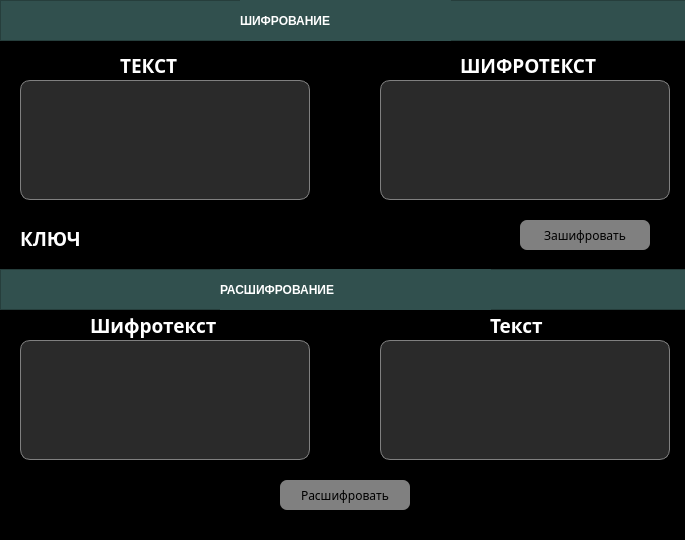
<?xml version="1.0" encoding="UTF-8"?>
<ui version="4.0">
 <class>MainWindow</class>
 <widget class="QMainWindow" name="MainWindow">
  <property name="geometry">
   <rect>
    <x>0</x>
    <y>0</y>
    <width>685</width>
    <height>540</height>
   </rect>
  </property>
  <property name="sizePolicy">
   <sizepolicy hsizetype="Fixed" vsizetype="Fixed">
    <horstretch>0</horstretch>
    <verstretch>0</verstretch>
   </sizepolicy>
  </property>
  <property name="minimumSize">
   <size>
    <width>685</width>
    <height>540</height>
   </size>
  </property>
  <property name="maximumSize">
   <size>
    <width>685</width>
    <height>540</height>
   </size>
  </property>
  <property name="windowTitle">
   <string>Ришелье</string>
  </property>
  <property name="styleSheet">
   <string notr="true">background-color: rgb(0, 0, 0);</string>
  </property>
  <widget class="QWidget" name="centralwidget">
   <property name="styleSheet">
    <string notr="true">background-color: rgb(0, 0,0);</string>
   </property>
   <widget class="QLabel" name="label_10">
    <property name="geometry">
     <rect>
      <x>490</x>
      <y>310</y>
      <width>61</width>
      <height>30</height>
     </rect>
    </property>
    <property name="font">
     <font>
      <family>Century Gothic</family>
      <pointsize>14</pointsize>
      <weight>87</weight>
      <italic>false</italic>
      <bold>true</bold>
     </font>
    </property>
    <property name="styleSheet">
     <string notr="true">color: white;
font: 14pt &quot;Century Gothic&quot;;
font-weight: 700;
text-transform: uppercase;
</string>
    </property>
    <property name="text">
     <string>Текст</string>
    </property>
   </widget>
   <widget class="QPushButton" name="decrypt_btn">
    <property name="geometry">
     <rect>
      <x>280</x>
      <y>480</y>
      <width>130</width>
      <height>30</height>
     </rect>
    </property>
    <property name="font">
     <font>
      <family>Century Gothic</family>
     </font>
    </property>
    <property name="styleSheet">
     <string notr="true">QPushButton {
	color: black;
	background-color: grey;
	border-radius: 7px;
}

QPushButton:pressed {
	background-color: rgb(102, 102, 102);
}</string>
    </property>
    <property name="text">
     <string>Расшифровать</string>
    </property>
   </widget>
   <widget class="QLabel" name="label_9">
    <property name="geometry">
     <rect>
      <x>460</x>
      <y>50</y>
      <width>151</width>
      <height>30</height>
     </rect>
    </property>
    <property name="font">
     <font>
      <family>Century Gothic</family>
      <pointsize>14</pointsize>
      <weight>87</weight>
      <italic>false</italic>
      <bold>true</bold>
     </font>
    </property>
    <property name="styleSheet">
     <string notr="true">color: white;
font: 14pt &quot;Century Gothic&quot;;
font-weight: 700;</string>
    </property>
    <property name="text">
     <string>ШИФРОТЕКСТ</string>
    </property>
   </widget>
   <widget class="QFrame" name="frame_2">
    <property name="geometry">
     <rect>
      <x>0</x>
      <y>269</y>
      <width>701</width>
      <height>41</height>
     </rect>
    </property>
    <property name="autoFillBackground">
     <bool>false</bool>
    </property>
    <property name="styleSheet">
     <string notr="true">background-color: rgb(49, 80, 78)</string>
    </property>
    <property name="frameShape">
     <enum>QFrame::StyledPanel</enum>
    </property>
    <property name="frameShadow">
     <enum>QFrame::Raised</enum>
    </property>
    <widget class="QLabel" name="label_7">
     <property name="geometry">
      <rect>
       <x>220</x>
       <y>0</y>
       <width>271</width>
       <height>41</height>
      </rect>
     </property>
     <property name="styleSheet">
      <string notr="true">color: white;
font: 18pt &quot;Century Gothic&quot;;
font-weight: 700;</string>
     </property>
     <property name="text">
      <string>РАСШИФРОВАНИЕ</string>
     </property>
    </widget>
   </widget>
   <widget class="QFrame" name="frame">
    <property name="geometry">
     <rect>
      <x>0</x>
      <y>0</y>
      <width>701</width>
      <height>41</height>
     </rect>
    </property>
    <property name="styleSheet">
     <string notr="true">background-color: rgb(49, 80, 78)</string>
    </property>
    <property name="frameShape">
     <enum>QFrame::StyledPanel</enum>
    </property>
    <property name="frameShadow">
     <enum>QFrame::Raised</enum>
    </property>
    <widget class="QLabel" name="label_4">
     <property name="geometry">
      <rect>
       <x>240</x>
       <y>0</y>
       <width>211</width>
       <height>41</height>
      </rect>
     </property>
     <property name="styleSheet">
      <string notr="true">color: white;
font: 18pt &quot;Century Gothic&quot;;
font-weight: 700;</string>
     </property>
     <property name="text">
      <string>ШИФРОВАНИЕ</string>
     </property>
    </widget>
   </widget>
   <widget class="QPushButton" name="encrypt_btn">
    <property name="geometry">
     <rect>
      <x>520</x>
      <y>220</y>
      <width>130</width>
      <height>30</height>
     </rect>
    </property>
    <property name="font">
     <font>
      <family>Century Gothic</family>
     </font>
    </property>
    <property name="styleSheet">
     <string notr="true">QPushButton {
	color: black;
	background-color: grey;
	border-radius: 7px;
}

QPushButton:pressed {
	background-color: rgb(102, 102, 102);
}</string>
    </property>
    <property name="text">
     <string>Зашифровать</string>
    </property>
   </widget>
   <widget class="QLabel" name="label_8">
    <property name="geometry">
     <rect>
      <x>120</x>
      <y>50</y>
      <width>61</width>
      <height>30</height>
     </rect>
    </property>
    <property name="font">
     <font>
      <family>Century Gothic</family>
      <pointsize>14</pointsize>
      <weight>75</weight>
      <italic>false</italic>
      <bold>true</bold>
      <strikeout>false</strikeout>
      <stylestrategy>PreferAntialias</stylestrategy>
     </font>
    </property>
    <property name="styleSheet">
     <string notr="true">color: white;
</string>
    </property>
    <property name="text">
     <string>ТЕКСТ</string>
    </property>
   </widget>
   <widget class="QLabel" name="label_11">
    <property name="geometry">
     <rect>
      <x>90</x>
      <y>310</y>
      <width>151</width>
      <height>30</height>
     </rect>
    </property>
    <property name="font">
     <font>
      <family>Century Gothic</family>
      <pointsize>14</pointsize>
      <weight>87</weight>
      <italic>false</italic>
      <bold>true</bold>
     </font>
    </property>
    <property name="styleSheet">
     <string notr="true">color: white;
font: 14pt &quot;Century Gothic&quot;;
font-weight: 700;
text-transform: uppercase;
</string>
    </property>
    <property name="text">
     <string>Шифротекст</string>
    </property>
   </widget>
   <widget class="QPlainTextEdit" name="text_edit_encrypted">
    <property name="geometry">
     <rect>
      <x>20</x>
      <y>340</y>
      <width>290</width>
      <height>120</height>
     </rect>
    </property>
    <property name="styleSheet">
     <string notr="true">background-color: rgb(42, 42, 42);
border: 1px solid gray;
border-radius: 10px;
color: white;
</string>
    </property>
   </widget>
   <widget class="QTextBrowser" name="textBrowser_encrypted">
    <property name="geometry">
     <rect>
      <x>380</x>
      <y>80</y>
      <width>290</width>
      <height>120</height>
     </rect>
    </property>
    <property name="styleSheet">
     <string notr="true">background-color: rgb(42, 42, 42);
border: 1px solid gray;
border-radius: 10px;
color: white;
</string>
    </property>
   </widget>
   <widget class="QTextBrowser" name="textBrowser_decrypted">
    <property name="geometry">
     <rect>
      <x>380</x>
      <y>340</y>
      <width>290</width>
      <height>120</height>
     </rect>
    </property>
    <property name="styleSheet">
     <string notr="true">background-color: rgb(42, 42, 42);
border: 1px solid gray;
border-radius: 10px;
color: white;
</string>
    </property>
   </widget>
   <widget class="QPlainTextEdit" name="text_edit">
    <property name="geometry">
     <rect>
      <x>20</x>
      <y>80</y>
      <width>290</width>
      <height>120</height>
     </rect>
    </property>
    <property name="styleSheet">
     <string notr="true">background-color: rgb(42, 42, 42);
border: 1px solid gray;
border-radius: 10px;
color: white;
</string>
    </property>
   </widget>
   <widget class="QLineEdit" name="lineEdit">
    <property name="geometry">
     <rect>
      <x>100</x>
      <y>220</y>
      <width>401</width>
      <height>31</height>
     </rect>
    </property>
    <property name="font">
     <font>
      <family>Century Gothic</family>
      <pointsize>14</pointsize>
      <weight>50</weight>
      <bold>false</bold>
     </font>
    </property>
    <property name="styleSheet">
     <string notr="true">color: white;</string>
    </property>
   </widget>
   <widget class="QLabel" name="label">
    <property name="geometry">
     <rect>
      <x>20</x>
      <y>230</y>
      <width>71</width>
      <height>16</height>
     </rect>
    </property>
    <property name="font">
     <font>
      <family>Century Gothic</family>
      <pointsize>14</pointsize>
      <weight>75</weight>
      <bold>true</bold>
     </font>
    </property>
    <property name="styleSheet">
     <string notr="true">color: white;</string>
    </property>
    <property name="text">
     <string>КЛЮЧ</string>
    </property>
   </widget>
  </widget>
 </widget>
 <resources/>
 <connections/>
</ui>
